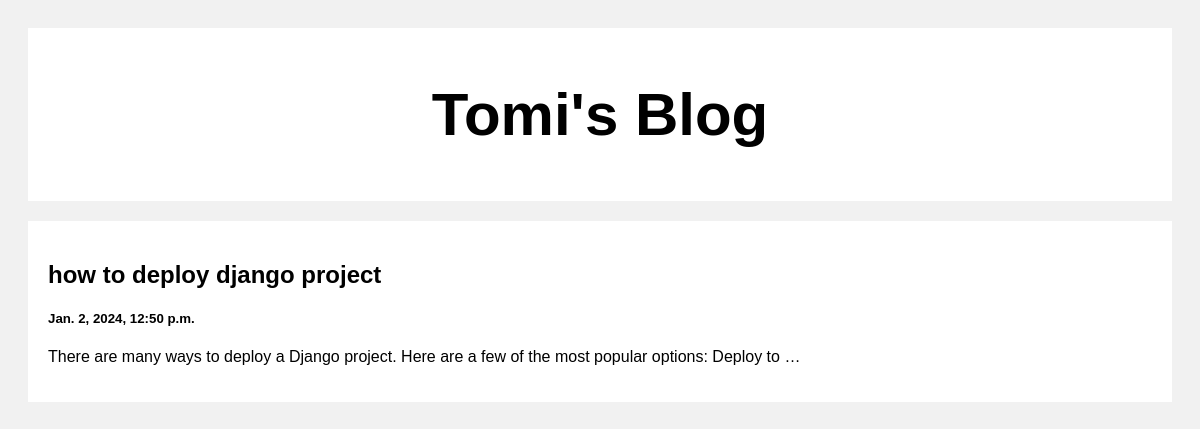
/post/1, run on the app's committed database.
### posts/models.py (models this page shows)
class Post(models.Model):
    title=models.CharField(max_length=100)
    body=models.CharField(max_length=100000)
    created_at=models.DateTimeField(default=datetime.now,blank=True)

### posts/views.py (the view)
# urls.py: path('post/<str:pk>',views.post,name='post')
def post(request,pk):
    posts=Post.objects.get(id=pk)
    return render(request,'posts.html',{'posts':posts})

### templates/posts.html (shortened to what this page needs)
<!DOCTYPE html>
<html>
<head>
</head>
<body>
<div class="header">
  <h2>Tomi's Blog</h2>
</div>
<div class="row">
  <div class="leftcolumn">
    <div class="card">
        <h2>{{posts.title}}</h2>
        <h5>{{posts.created_at}}</h5>
        <p>{{posts.body|truncatewords:20}}</p>
    </div>
  </div>
</div>
</body>
</html>

### templates/posts.html (style rules this page uses)
* { box-sizing: border-box; }
body { font-family: Arial; padding: 20px; background: #f1f1f1; }
.header { padding: 2px; font-size: 40px; text-align: center; background: white; }
.leftcolumn { float: left; width: 100%; }
.card { background-color: white; padding: 20px; margin-top: 20px; }
.row:after { content: ""; display: table; clear: both; }

### data on the page
Post: title "how to deploy django project", created_at "Jan. 2, 2024, 12:50 p.m.", body "There are many ways to deploy a Django project. Here are a few of the most popular options: Deploy to …"
